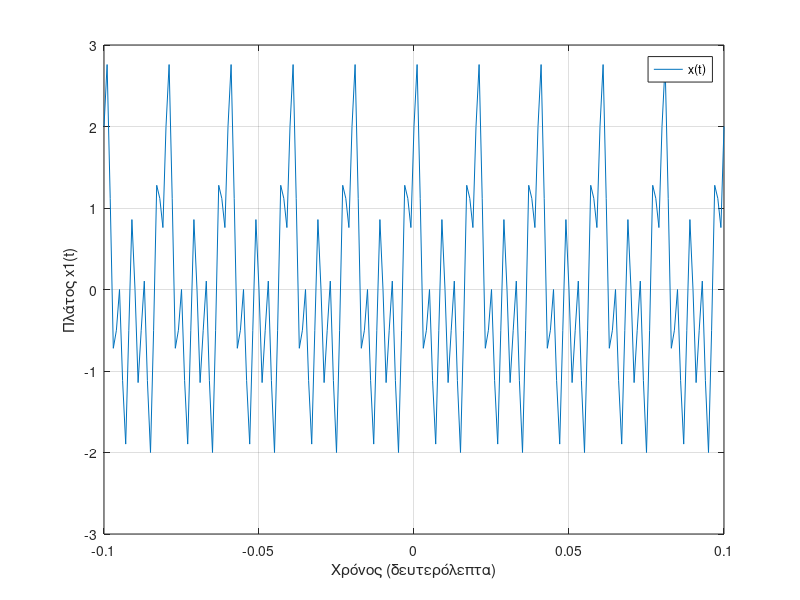

Source code (MATLAB):
% Ορισμός του διαστήματος χρόνου από -0.1 έως 0.1 με βήμα 0.001
t = -0.1:0.001:0.1;

% Ορισμός του σήματος z ως άθροισμα των cos(100*pi*t), cos(200*pi*t) και sin(500*pi*t)
z = cos(100*pi*t) + cos(200*pi*t) + sin(500*pi*t);

% Σχεδίαση του σήματος z ως συνάρτηση του χρόνου t
plot(t, z);

% Προσθήκη υπόμνημα (legend) για το σήμα z
legend('x(t)');

% Ενεργοποίηση πλέγματος στο διάγραμμα για καλύτερη ανάγνωση
grid on;

% Ορισμός των ετικετών των αξόνων
xlabel('Χρόνος (δευτερόλεπτα)');
ylabel('Πλάτος x1(t)');